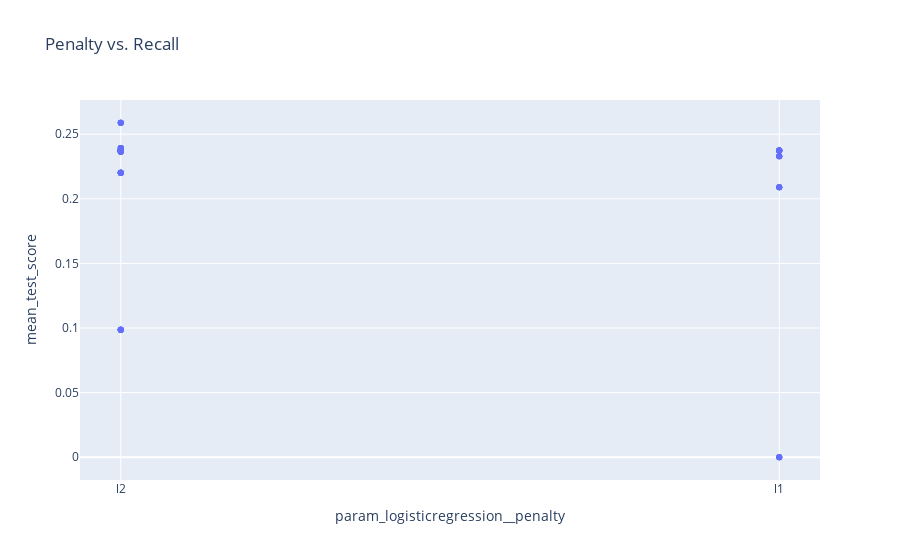

The code cell stored with this chart in its notebook:
### Code cell
px.scatter(
    df_regression_search_cv,
    x="param_logisticregression__penalty",
    y="mean_test_score",
    title="Penalty vs. Recall",
)

### Figure 1 — Plotly figure (JSON) as saved in the notebook; plotly's stock layout.template omitted (floating-point values rounded to 4 significant figures)
{"data": [{"hovertemplate": "param_logisticregression__penalty=%{x}<br>mean_test_score=%{y}<extra></extra>", "legendgroup": "", "marker": {"color": "#636efa", "symbol": "circle"}, "mode": "markers", "name": "", "orientation": "v", "showlegend": false, "type": "scatter", "x": ["l2", "l2", "l2", "l2", "l2", "l2", "l2", "l2", "l2", "l2", "l2", "l2", "l2", "l2", "l2", "l2", "l2", "l2", "l2", "l2", "l2", "l2", "l2", "l2", "l2", "l2", "l2", "l2", "l2", "l2", "l2", "l2", "l2", "l2", "l2", "l2", "l2", "l2", "l2", "l2", "l2", "l2", "l2", "l2", "l2", "l2", "l2", "l2", "l2", "l2", "l1", "l2", "l1", "l2", "l1", "l2", "l1", "l2", "l1", "l2", "l1", "l2", "l1", "l2", "l1", "l2", "l1", "l2", "l1", "l2", "l1", "l2", "l1", "l2", "l1", "l2", "l1", "l2", "l1", "l2", "l1", "l2", "l1", "l2", "l1", "l2", "l1", "l2", "l1", "l2", "l1", "l2", "l1", "l2", "l1", "l2", "l1", "l2", "l1", "l2"], "xaxis": "x", "y": [0.09873, 0.09873, 0.09873, 0.09873, 0.09873, 0.09873, 0.09873, 0.09873, 0.09873, 0.09873, 0.2203, 0.2203, 0.2203, 0.2203, 0.2203, 0.2203, 0.2203, 0.2203, 0.2203, 0.2203, 0.2364, 0.2367, 0.2364, 0.2367, 0.2364, 0.2367, 0.2364, 0.2367, 0.2364, 0.2367, 0.2373, 0.2373, 0.2373, 0.2373, 0.2373, 0.2373, 0.2373, 0.2373, 0.2373, 0.2373, 0.2373, 0.2373, 0.2373, 0.2373, 0.2373, 0.2373, 0.2373, 0.2373, 0.2373, 0.2373, 0, 0.2589, 0, 0.2589, 0, 0.2589, 0, 0.2589, 0, 0.2589, 0.2089, 0.2392, 0.2089, 0.2392, 0.2089, 0.2392, 0.2089, 0.2392, 0.2089, 0.2392, 0.2329, 0.2377, 0.2329, 0.2377, 0.2329, 0.2377, 0.2329, 0.2377, 0.2329, 0.2377, 0.2373, 0.2373, 0.2373, 0.2373, 0.2373, 0.2373, 0.2373, 0.2373, 0.2373, 0.2373, 0.2373, 0.2373, 0.2373, 0.2373, 0.2373, 0.2373, 0.2373, 0.2373, 0.2373, 0.2373], "yaxis": "y"}], "layout": {"legend": {"tracegroupgap": 0}, "title": {"text": "Penalty vs. Recall"}, "xaxis": {"anchor": "y", "domain": [0, 1], "title": {"text": "param_logisticregression__penalty"}}, "yaxis": {"anchor": "x", "domain": [0, 1], "title": {"text": "mean_test_score"}}}}
